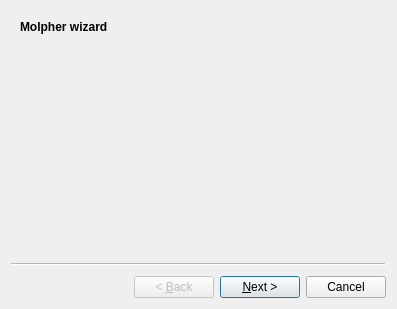
<?xml version="1.0" encoding="UTF-8"?>
<ui version="4.0">
 <class>newJobWizard</class>
 <widget class="QWizard" name="newJobWizard">
  <property name="geometry">
   <rect>
    <x>0</x>
    <y>0</y>
    <width>397</width>
    <height>309</height>
   </rect>
  </property>
  <property name="windowTitle">
   <string>Wizard</string>
  </property>
  <widget class="QWizardPage" name="wizWelcome">
   <layout class="QFormLayout" name="formLayout">
    <item row="0" column="0">
     <widget class="QLabel" name="label_1">
      <property name="text">
       <string>&lt;html&gt;&lt;head/&gt;&lt;body&gt;&lt;p&gt;&lt;span style=&quot; font-weight:600;&quot;&gt;Molpher wizard&lt;/span&gt;&lt;/p&gt;&lt;/body&gt;&lt;/html&gt;</string>
      </property>
     </widget>
    </item>
   </layout>
  </widget>
  <widget class="QWizardPage" name="wizPath">
   <layout class="QGridLayout" name="gridLayout">
    <item row="4" column="2">
     <widget class="QPushButton" name="btnAddMolecules_1">
      <property name="text">
       <string>Add molecules</string>
      </property>
     </widget>
    </item>
    <item row="2" column="0">
     <widget class="QLabel" name="label_3">
      <property name="text">
       <string>Target molecule</string>
      </property>
     </widget>
    </item>
    <item row="0" column="0">
     <widget class="QLabel" name="label_2">
      <property name="text">
       <string>Source molecule</string>
      </property>
     </widget>
    </item>
    <item row="0" column="1" colspan="2">
     <widget class="QComboBox" name="cmbSource"/>
    </item>
    <item row="2" column="1" colspan="2">
     <widget class="QComboBox" name="cmbTarget"/>
    </item>
   </layout>
  </widget>
  <widget class="QWizardPage" name="wizardPage">
   <layout class="QFormLayout" name="formLayout_3">
    <item row="0" column="0">
     <widget class="QLabel" name="label_4">
      <property name="text">
       <string>Fingerprint method</string>
      </property>
     </widget>
    </item>
    <item row="0" column="1">
     <widget class="QComboBox" name="cmbFP"/>
    </item>
    <item row="1" column="0">
     <widget class="QLabel" name="label_5">
      <property name="text">
       <string>Similarity coefficient method</string>
      </property>
     </widget>
    </item>
    <item row="1" column="1">
     <widget class="QComboBox" name="cmbSim"/>
    </item>
    <item row="2" column="0">
     <widget class="QLabel" name="label_6">
      <property name="text">
       <string>Visualization method</string>
      </property>
     </widget>
    </item>
    <item row="2" column="1">
     <widget class="QComboBox" name="cmbDim"/>
    </item>
   </layout>
  </widget>
  <widget class="QWizardPage" name="wizFeature">
   <layout class="QGridLayout" name="gridLayout_2">
    <item row="3" column="2">
     <widget class="QPushButton" name="btnAddMolecules_2">
      <property name="text">
       <string>Add molecules</string>
      </property>
     </widget>
    </item>
    <item row="1" column="0">
     <widget class="QLabel" name="label_8">
      <property name="text">
       <string>Substructure</string>
      </property>
     </widget>
    </item>
    <item row="1" column="1" rowspan="2" colspan="2">
     <widget class="QComboBox" name="cmbSubStructure"/>
    </item>
    <item row="0" column="0">
     <widget class="QCheckBox" name="checkSubstructure">
      <property name="text">
       <string>Use substructure filter</string>
      </property>
     </widget>
    </item>
    <item row="4" column="0">
     <widget class="QCheckBox" name="cmbUseSyntetizedFilter">
      <property name="text">
       <string>Use syntetize ability filter</string>
      </property>
      <property name="checked">
       <bool>true</bool>
      </property>
     </widget>
    </item>
   </layout>
  </widget>
  <widget class="QWizardPage" name="wizAlgParameters">
   <layout class="QGridLayout" name="gridLayout_3">
    <item row="0" column="0">
     <widget class="QPushButton" name="btnChemOpers">
      <property name="text">
       <string>Choose morphing operators</string>
      </property>
     </widget>
    </item>
    <item row="1" column="0">
     <widget class="QPushButton" name="bynDecoys">
      <property name="text">
       <string>Choose decoy molecules</string>
      </property>
     </widget>
    </item>
    <item row="2" column="0">
     <widget class="QPushButton" name="btnParameters">
      <property name="text">
       <string>Set algorithm parameters</string>
      </property>
     </widget>
    </item>
   </layout>
  </widget>
  <widget class="QWizardPage" name="wizSecInst">
   <layout class="QFormLayout" name="formLayout_2">
    <item row="0" column="0">
     <widget class="QLabel" name="label_7">
      <property name="text">
       <string>Job password</string>
      </property>
     </widget>
    </item>
    <item row="0" column="1">
     <widget class="QLineEdit" name="txtPassword"/>
    </item>
    <item row="1" column="0">
     <widget class="QLabel" name="label_9">
      <property name="text">
       <string>Number of job instances:</string>
      </property>
     </widget>
    </item>
    <item row="1" column="1">
     <widget class="QLineEdit" name="txtJobNumber"/>
    </item>
   </layout>
  </widget>
  <widget class="QWizardPage" name="wizFinal">
   <layout class="QGridLayout" name="gridLayout_4">
    <item row="0" column="0">
     <widget class="QLabel" name="label_10">
      <property name="text">
       <string>Summary before execution</string>
      </property>
     </widget>
    </item>
   </layout>
  </widget>
 </widget>
 <resources/>
 <connections/>
</ui>
